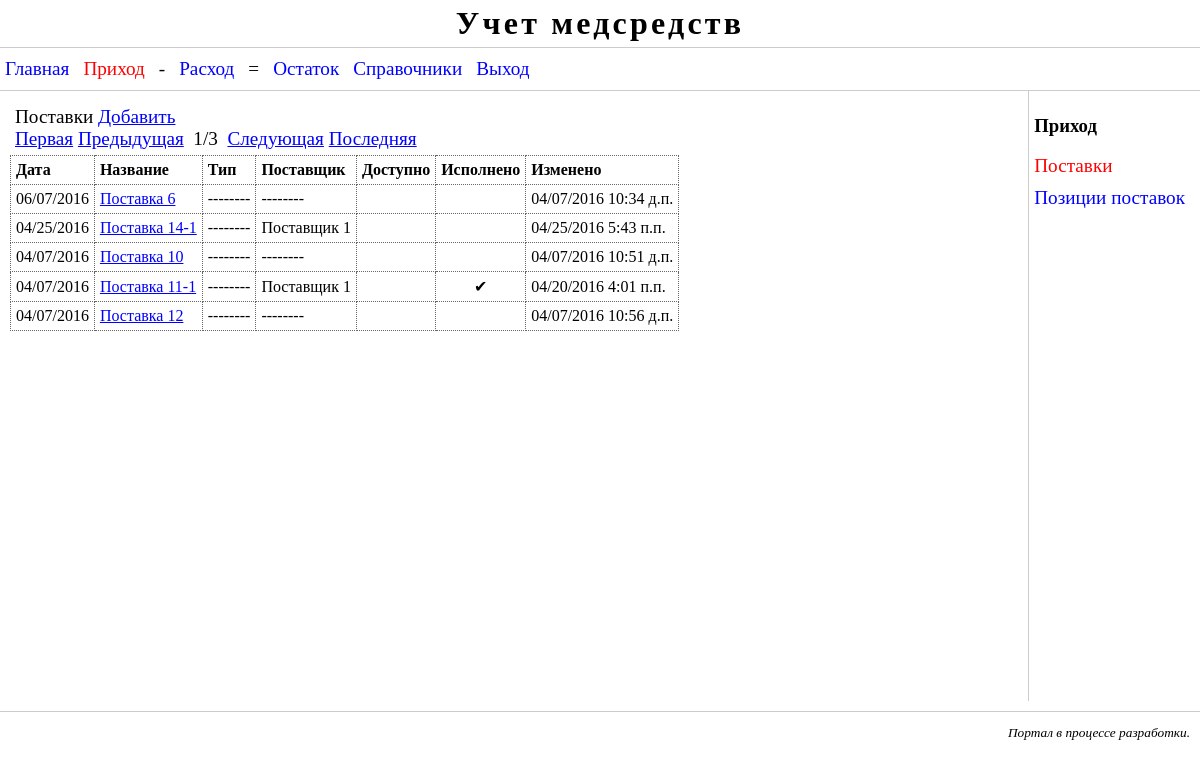
The app's page /income/delivery_list/ (signed in) with its own data.
### income/models.py (models this page shows, shortened)
class Delivery(CommonModel, ReferBased):
    date = models.DateField(
        verbose_name = "Дата",
        )
    name = models.CharField(
        max_length = 100,
        unique_for_date = "date",
        verbose_name = "Название",
        validators = [
            RegexValidator(regex=r'^\S+',
                message= "Текст не должен начинаться пробелом"),
            RegexValidator(regex=r'\S+$',
                message= "Текст не должен оканчиваться пробелом"),
            ]
        )
    type = models.ForeignKey(
        TypeDelivery,
        blank = True,
        null = True,
        limit_choices_to = {'accessability': True},
        on_delete = models.PROTECT,
        verbose_name = "Тип",
        )
    supplier = models.ForeignKey(
        Supplier,
        blank = True,
        null = True,
        limit_choices_to = {'accessability': True},
        on_delete = models.PROTECT,
        verbose_name = Supplier._meta.verbose_name,
        )
    executed = models.BooleanField(
        default = False,
        verbose_name = "Исполнено",
        )
    store = models.ForeignKey(
        Store,
        blank = True,
        null = True,
        limit_choices_to = {'accessability': True},
        on_delete = models.PROTECT,
        verbose_name = Store._meta.verbose_name,
        )
    target = models.ForeignKey(
        Target,
        blank = True,
        null = True,
        limit_choices_to = {'accessability': True},
        on_delete = models.PROTECT,
        verbose_name = Target._meta.verbose_name,
        )
    class Meta:
        ordering = ["-date", "name"]
        verbose_name = "Поставка"
        verbose_name_plural = "Поставки"

### refer/models.py (models this page shows)
class ReferCommon(CommonModel):
    name = models.CharField(
        max_length = 100,
        unique = True,
        verbose_name = "Название",
        validators = [
            RegexValidator(regex=r'^\S+',
                message= "Текст не должен начинаться пробелом"),
            RegexValidator(regex=r'\S+$',
                message= "Текст не должен оканчиваться пробелом"),
            ]
        )
    order = models.FloatField(
        default = 0,
        verbose_name = "Порядок",
        )
    def __str__(self):
        return self.name
    class Meta:
        abstract = True
        ordering = ["order", "name"]

class ReferBased(models.Model):
    bases = models.ManyToManyField(
        Base,
        blank = True,
        limit_choices_to = {'accessability': True},
        verbose_name = Base._meta.verbose_name,
        )
    class Meta:
        abstract = True

class Supplier(ReferCommon, ReferBased):
    type = models.ForeignKey(
        TypeSupplier,
        blank = True,
        null = True,
        limit_choices_to = {'accessability': True},
        on_delete = models.PROTECT,
        verbose_name = "Тип",
        )
    class Meta:
        verbose_name = "Поставщик"
        verbose_name_plural = "Поставщики"

### income/views.py (the view)
class DeliveryList(ListView, MyPageNumberContextMixin, MyModelContextMixin,
    MyIncomesContextMixin):
    model = Delivery
    queryset = model.objects.order_by("-date", "name")
    paginate_by = 5
    allow_empty = True

### common/mycontext.py (called while the page is built)
    def get_context_data(self, **kwargs):
        context = super().get_context_data(**kwargs)
        context["current_url"] = self.request.path
        context["current_path"] = self.request.get_full_path()
        context["back_url"] = self.request.GET.get("back_url", "")
        context["success_url"] = self.request.GET.get("success_url", "")
        return context

    def get_context_data(self, **kwargs):
        context = super().get_context_data(**kwargs)
        context["pn"] = self.request.GET.get("page", "1")
        return context

    def get_context_data(self, **kwargs):
        context = super().get_context_data(**kwargs)
        context["model_verbose_name_plural"] = self.model._meta.verbose_name_plural
        fields_name = {}
        for f in self.model._meta.get_fields():
            if hasattr(f, "verbose_name"):
                fields_name[f.name] = f.verbose_name
        context["fields_verbose_name"] = fields_name
        if self.request.user.is_authenticated():
            model_name = self.model.__name__
            model_app = self.model._meta.app_label
            can = {}
            if self.request.user.has_perm(model_app + '.change_' + model_name):
                can["edit"] = True
            if self.request.user.has_perm(model_app + '.add_' + model_name):
                can["add"] = True
            context["can"] = can
        return context

### income/views.py (called while the page is built)
    def get_context_data(self, **kwargs):
        context = super().get_context_data(**kwargs)
        context["app_code"] = APP
        context["app_name"] = apps.get_app_config(APP).verbose_name
        submenus = [
            {"url": "delivery_list",          "model": Delivery},
            {"url": "position_delivery_list", "model": Position_delivery},
        ]
        for submenu in submenus:
            submenu["model_name"] = submenu["model"]._meta.verbose_name_plural
        context["submenus"] = submenus
        return context

### income/templates/income/delivery_list.html (shortened to what this page needs)
{% extends "income/app_main.html" %}
{% block main %}
  <table class="refer-table">
    <caption>{{ model_verbose_name_plural }}
      {% if can.add %}
        <a href="{% url "delivery_add" %}?page={{ page_obj.number }}">Добавить</a>
      {% endif %}
{% include "common/pagination.html" with url_list="delivery_list" %}
    </caption>
    <thead>
    <tr>
      <th>{{ fields_verbose_name.date }}</th>
      <th>{{ fields_verbose_name.name }}</th>
      <th>{{ fields_verbose_name.type }}</th>
      <th>{{ fields_verbose_name.supplier }}</th>
      <th>{{ fields_verbose_name.accessability }}</th>
      <th>{{ fields_verbose_name.executed }}</th>
      <th>{{ fields_verbose_name.modifyed }}</th>
    </tr>
    </thead>
    <tbody>
    {% for object in object_list %}
      <tr>
        <td>{{ object.date|date:"SHORT_DATE_FORMAT" }}</td>
        <td>
          <a href=
            "{% url "delivery_detail" pk=object.pk %}?page={{ page_obj.number }}&back_url=delivery_list&success_url=delivery_list"
            >{{ object.name }}</a>
        </td>
        <td>{{ object.type|default_if_none:"--------" }}</td>
        <td>{{ object.supplier|default_if_none:"--------" }}</td>
        <td class="centered">
          {% if object.accessability %}&#10004;{% endif %}</td>
        <td class="centered">
          {% if object.executed %}&#10004;{% endif %}</td>
        <td>{{ object.modifyed|date:"SHORT_DATETIME_FORMAT" }}</td>
      </tr>
    {% empty %}
      <p>Нет данных</p>
    {% endfor %}
    </tbody>
  </table>
{% endblock %}

### static/css/base.css (style rules this page uses)
body { color: #000000; background-color: #FFFFFF; margin: 0px; padding: 0px; }

### static/css/main.css (style rules this page uses)
#main a { color: #0000FF; background-color: #FFFFFF; }
#main .refer-table { width: auto; border-collapse: collapse; }
#main .refer-table caption { font-size: larger; padding: 5px; text-align: left; }
#main .refer-table td, .refer-table th { border: 1px dotted #666666; padding: 5px; text-align: left; }
#main .refer-table td.centered { text-align: center; }

### records on screen
Delivery: date "06/07/2016", name "Поставка 6", type "--------", supplier "--------", modifyed "04/07/2016 10:34 д.п."
Delivery: date "04/25/2016", name "Поставка 14-1", type "--------", supplier "Поставщик 1", modifyed "04/25/2016 5:43 п.п."
Delivery: date "04/07/2016", name "Поставка 10", type "--------", supplier "--------", modifyed "04/07/2016 10:51 д.п."
Delivery: date "04/07/2016", name "Поставка 11-1", type "--------", supplier "Поставщик 1", modifyed "04/20/2016 4:01 п.п."
Delivery: date "04/07/2016", name "Поставка 12", type "--------", supplier "--------", modifyed "04/07/2016 10:56 д.п."

### other values on screen
{{ app_name }} "Приход"
{{ object.model_name }} "Поставки" "Позиции поставок"
{{ model_verbose_name_plural }} "Поставки"
{{ page_obj.number }} "1"
{{ page_obj.paginator.num_pages }} "3"
{{ fields_verbose_name.date }} "Дата"
{{ fields_verbose_name.name }} "Название"
{{ fields_verbose_name.type }} "Тип"
{{ fields_verbose_name.supplier }} "Поставщик"
{{ fields_verbose_name.accessability }} "Доступно"
{{ fields_verbose_name.executed }} "Исполнено"
{{ fields_verbose_name.modifyed }} "Изменено"
